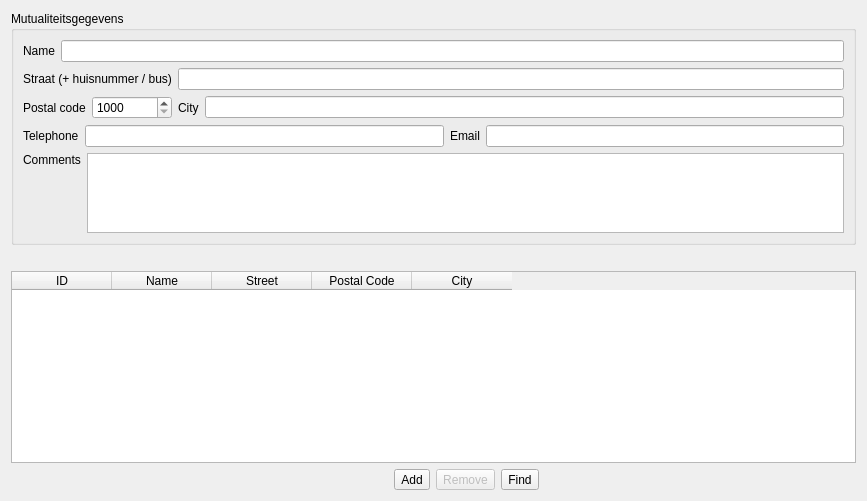
      <widget class="QWidget" name="tabInsuranceCompany">
       <attribute name="title">
        <string>Insurance Companies</string>
       </attribute>
       <layout class="QGridLayout" name="gridLayout_12">
        <item row="0" column="0">
         <widget class="QGroupBox" name="g_mutualiteitsgegevens">
          <property name="sizePolicy">
           <sizepolicy hsizetype="Expanding" vsizetype="Preferred">
            <horstretch>0</horstretch>
            <verstretch>0</verstretch>
           </sizepolicy>
          </property>
          <property name="title">
           <string>Mutualiteitsgegevens</string>
          </property>
          <layout class="QGridLayout" name="gridLayout_11">
           <item row="0" column="0">
            <layout class="QHBoxLayout" name="horizontalLayout_15">
             <item>
              <widget class="QLabel" name="l_mutualiteitNaam">
               <property name="text">
                <string>Name</string>
               </property>
              </widget>
             </item>
             <item>
              <widget class="QLineEdit" name="m_mutualiteitNaam"/>
             </item>
            </layout>
           </item>
           <item row="1" column="0">
            <layout class="QHBoxLayout" name="horizontalLayout_16">
             <item>
              <widget class="QLabel" name="l_mutualiteitStraat">
               <property name="text">
                <string>Straat (+ huisnummer / bus)</string>
               </property>
              </widget>
             </item>
             <item>
              <widget class="QLineEdit" name="m_mutualiteitStraat"/>
             </item>
            </layout>
           </item>
           <item row="2" column="0">
            <layout class="QHBoxLayout" name="horizontalLayout_19">
             <item>
              <widget class="QLabel" name="label_44">
               <property name="text">
                <string>Postal code</string>
               </property>
              </widget>
             </item>
             <item>
              <widget class="QSpinBox" name="m_mutualiteitPostcode">
               <property name="sizePolicy">
                <sizepolicy hsizetype="Preferred" vsizetype="Fixed">
                 <horstretch>0</horstretch>
                 <verstretch>0</verstretch>
                </sizepolicy>
               </property>
               <property name="minimumSize">
                <size>
                 <width>80</width>
                 <height>0</height>
                </size>
               </property>
               <property name="minimum">
                <number>1000</number>
               </property>
               <property name="maximum">
                <number>9999</number>
               </property>
              </widget>
             </item>
             <item>
              <widget class="QLabel" name="l_mutualiteitGemeente">
               <property name="text">
                <string>City</string>
               </property>
              </widget>
             </item>
             <item>
              <widget class="QLineEdit" name="m_mutualiteitGemeente"/>
             </item>
            </layout>
           </item>
           <item row="3" column="0">
            <layout class="QHBoxLayout" name="horizontalLayout_20">
             <item>
              <widget class="QLabel" name="l_mutualiteitTelefoon">
               <property name="text">
                <string>Telephone</string>
               </property>
              </widget>
             </item>
             <item>
              <widget class="QLineEdit" name="m_mutualiteitTelefoon">
               <property name="text">
                <string/>
               </property>
              </widget>
             </item>
             <item>
              <widget class="QLabel" name="l_mutualiteitEmail">
               <property name="text">
                <string>Email</string>
               </property>
              </widget>
             </item>
             <item>
              <widget class="QLineEdit" name="m_mutualiteitEmail"/>
             </item>
            </layout>
           </item>
           <item row="4" column="0">
            <layout class="QHBoxLayout" name="horizontalLayout_21">
             <item>
              <widget class="QLabel" name="l_mutualiteitOpmerkingen">
               <property name="text">
                <string>Comments</string>
               </property>
               <property name="alignment">
                <set>Qt::AlignLeading|Qt::AlignLeft|Qt::AlignTop</set>
               </property>
              </widget>
             </item>
             <item>
              <widget class="QTextEdit" name="m_mutualiteitOpmerkingen">
               <property name="sizePolicy">
                <sizepolicy hsizetype="Expanding" vsizetype="Preferred">
                 <horstretch>0</horstretch>
                 <verstretch>0</verstretch>
                </sizepolicy>
               </property>
               <property name="maximumSize">
                <size>
                 <width>16777215</width>
                 <height>80</height>
                </size>
               </property>
              </widget>
             </item>
            </layout>
           </item>
          </layout>
         </widget>
        </item>
        <item row="1" column="0">
         <spacer name="verticalSpacer_3">
          <property name="orientation">
           <enum>Qt::Vertical</enum>
          </property>
          <property name="sizeType">
           <enum>QSizePolicy::Fixed</enum>
          </property>
          <property name="sizeHint" stdset="0">
           <size>
            <width>827</width>
            <height>20</height>
           </size>
          </property>
         </spacer>
        </item>
        <item row="2" column="0">
         <widget class="QTableWidget" name="m_mutualiteitenLijst">
          <property name="selectionMode">
           <enum>QAbstractItemView::SingleSelection</enum>
          </property>
          <property name="sortingEnabled">
           <bool>true</bool>
          </property>
          <property name="columnCount">
           <number>5</number>
          </property>
          <column>
           <property name="text">
            <string>ID</string>
           </property>
          </column>
          <column>
           <property name="text">
            <string>Name</string>
           </property>
          </column>
          <column>
           <property name="text">
            <string>Street</string>
           </property>
          </column>
          <column>
           <property name="text">
            <string>Postal Code</string>
           </property>
          </column>
          <column>
           <property name="text">
            <string>City</string>
           </property>
          </column>
         </widget>
        </item>
        <item row="3" column="0">
         <layout class="QHBoxLayout" name="horizontalLayout_26">
          <item>
           <spacer name="horizontalSpacer_5">
            <property name="orientation">
             <enum>Qt::Horizontal</enum>
            </property>
            <property name="sizeHint" stdset="0">
             <size>
              <width>383</width>
              <height>20</height>
             </size>
            </property>
           </spacer>
          </item>
          <item>
           <widget class="QToolButton" name="b_mutualiteitToevoegen">
            <property name="toolTip">
             <string>Add</string>
            </property>
            <property name="text">
             <string>Add</string>
            </property>
            <property name="icon">
             <iconset>
              <normalon>:/icons/edit_add-64.png</normalon>
             </iconset>
            </property>
           </widget>
          </item>
          <item>
           <widget class="QToolButton" name="b_mutualiteitVerwijderen">
            <property name="enabled">
             <bool>false</bool>
            </property>
            <property name="toolTip">
             <string>Remove</string>
            </property>
            <property name="text">
             <string>Remove</string>
            </property>
            <property name="icon">
             <iconset>
              <normalon>:/icons/edit_remove-64.png</normalon>
             </iconset>
            </property>
           </widget>
          </item>
          <item>
           <widget class="QToolButton" name="b_mutualiteitZoeken">
            <property name="toolTip">
             <string>Find</string>
            </property>
            <property name="text">
             <string>Find</string>
            </property>
            <property name="icon">
             <iconset>
              <normalon>:/icons/mail_find-64.png</normalon>
             </iconset>
            </property>
           </widget>
          </item>
          <item>
           <spacer name="horizontalSpacer_6">
            <property name="orientation">
             <enum>Qt::Horizontal</enum>
            </property>
            <property name="sizeHint" stdset="0">
             <size>
              <width>317</width>
              <height>20</height>
             </size>
            </property>
           </spacer>
          </item>
         </layout>
        </item>
       </layout>
      </widget>
